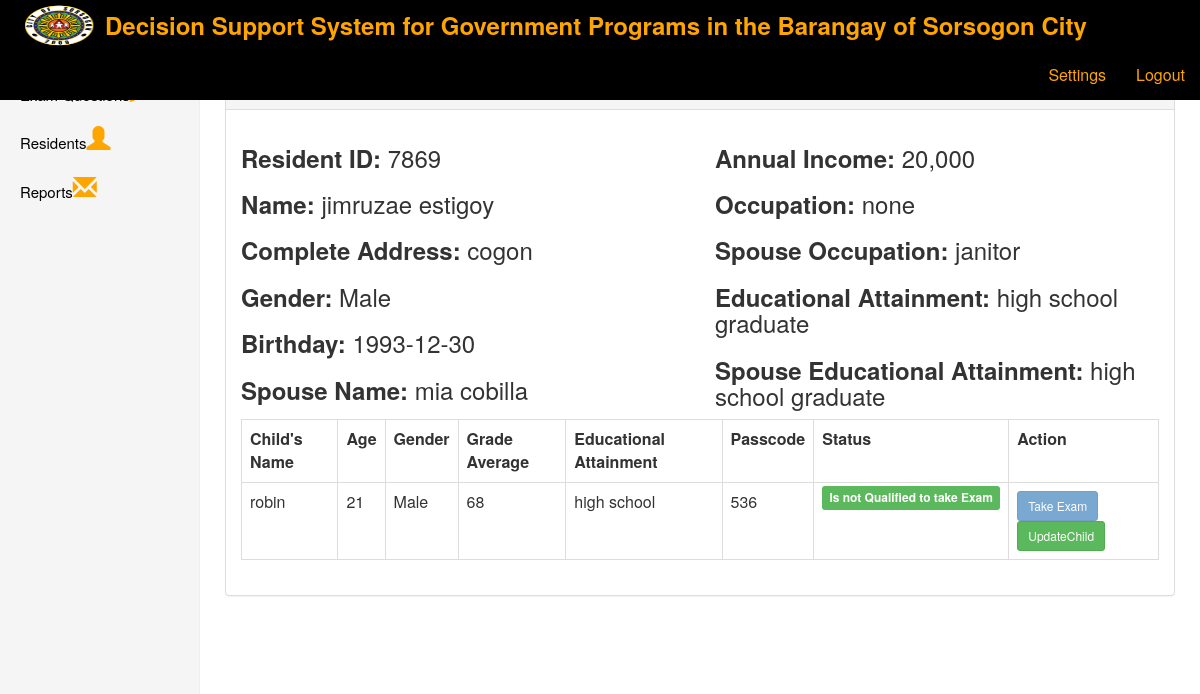
/viewResident.php?id=7869 (signed in), run on an earlier commit of the app's database.
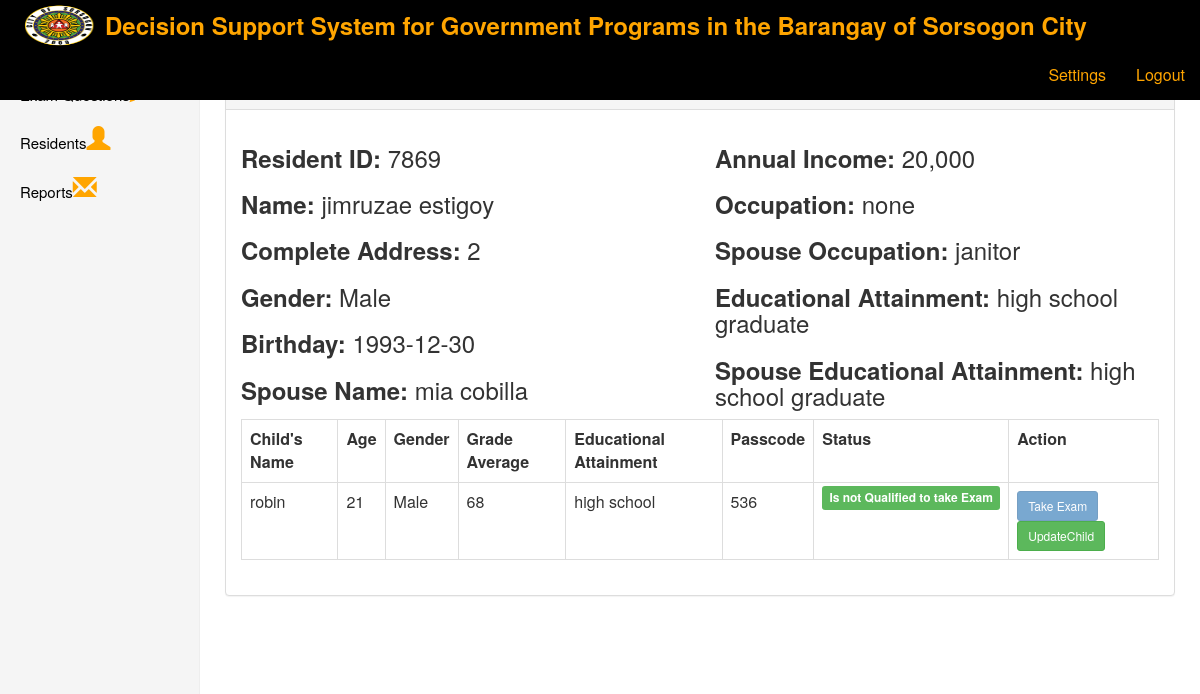
And on a later commit of the database.
### tables this page shows
CREATE TABLE IF NOT EXISTS `residents` (
`id` int(11) NOT NULL,
  `resident_id` varchar(255) NOT NULL,
  `resident_name` varchar(255) NOT NULL,
  `address` text NOT NULL,
  `gender` varchar(255) NOT NULL,
  `birthday` date NOT NULL,
  `spouse_name` varchar(250) NOT NULL,
  `annual_income` decimal(10,2) NOT NULL,
  `occupation` text NOT NULL,
  `spoccupation` text NOT NULL,
  `educational_attained` text NOT NULL,
  `speducational_attained` text NOT NULL
);

CREATE TABLE IF NOT EXISTS `family_table` (
`id` int(11) NOT NULL,
  `fam_id` int(11) NOT NULL,
  `resident_id` int(11) NOT NULL,
  `chresident_name` text NOT NULL,
  `age` int(11) NOT NULL,
  `gender` varchar(50) NOT NULL,
  `grade_ave` int(11) NOT NULL,
  `educational` text NOT NULL,
  `code` int(11) NOT NULL
);

### core/database.php (called while the page is built, shortened)
<?php
 class Database
 {
      public $connect;
      private $host = "localhost";
      private $username = 'root';
      private $password = '123456';
      private  $database = 'db_monitoring';
      public function database_connect()
      {
           $this->connect = mysqli_connect($this->host, $this->username, $this->password, $this->database);
      }
      public function execute_query($query)
      {
           return mysqli_query($this->connect, $query);
      }
 }
 ?>

### viewResident.php (the view, shortened to what this page needs)
<?php include 'includes/header.php';
if(isset($_GET['id'])){
  $query = "SELECT * FROM residents  WHERE resident_id ='".$_GET['id']."'";
  $result=$object->execute_query($query);
  while($row = mysqli_fetch_assoc($result)) {
      $residentId = $row['resident_id'];
      $residentName = $row['resident_name'];
      $address = $row['address'];
      $gender = $row['gender'];
      $birthday = $row['birthday'];
      $spouse_name = $row['spouse_name'];
      $annual_income = $row['annual_income'];
      $occupation = $row['occupation'];
      $spoccupation = $row['spoccupation'];
      $educational_attained = $row['educational_attained'];
      $speducational_attained = $row['speducational_attained'];
  }
}
?>
    <div class="container-fluid">
                <div class="row">
						<?php include 'includes/sidemenu.php';?>
              			<div class="col-sm-9 col-sm-offset-3 col-md-10 col-md-offset-2 main">
			          			<div class="row placeholders">
				          	<div class="panel panel-default">
                          <div class="panel-heading">
                            <h3 class="panel-title text-left">Residents Profile</h3>
                          </div>
                          <div class="panel-body">
                      <form class="form-horizontal"  id='residentform' method="Post" class="collapse">
                            <div class="row">
                             <div class="col-xs-6">
                                      <h3 class="text-left"><strong>Resident ID:</strong> <?php echo $residentId; ?></h3>
                                        <h3 class="text-left"><strong>Name:</strong> <?php echo $residentName;?></h3>
                                          <h3 class="text-left"><strong>Complete Address:</strong> <?php echo $address;?></h3>
                                          <h3 class="text-left"><strong>Gender:</strong> <?php echo $gender; ?></h3>
                                        <h3 class="text-left"><strong>Birthday: </strong> <?php echo $birthday;?></h3>
                                        <h3 class="text-left"><strong>Spouse Name: </strong> <?php echo $spouse_name;?></h3>
                                  </div>
                                  <div class="col-xs-6">
                                        <h3 class="text-left"><strong>Annual Income: </strong> <?php echo number_format($annual_income); ?></h3>
                                        <h3 class="text-left"><strong>Occupation: </strong><?php echo $occupation; ?></h3>
                                        <h3 class="text-left"><strong>Spouse Occupation: </strong><?php echo $spoccupation; ?></h3>
                                        <h3 class="text-left"><strong>Educational Attainment: </strong><?php echo $educational_attained; ?></h3>
                                        <h3 class="text-left"><strong>Spouse Educational Attainment: </strong><?php echo $speducational_attained; ?></h3>
                                  </div>
                              </div>
                              <table class="table table-bordered" id="children_table">
                                <tr>
                                 <th>Child's Name</th>
                                 <th>Age</th>
                                 <th>Gender</th>
                                 <th>Grade Average</th>
                                 <th>Educational Attainment</th>
                                 <th>Passcode</th>
                                 <th>Status</th>
                                 <th>Action</th>
                                </tr>
                                <?php
                                    if(isset($_GET['id'])){
                                      $query = "SELECT * FROM family_table ft WHERE fam_id ='".$_GET['id']."'";
                                      $result=$object->execute_query($query);
                                      while($row = mysqli_fetch_assoc($result)) {
                                         $query2 = "SELECT * FROM grant_table";
                                        $result2 = $object->execute_query($query2);
                                        $row1 = mysqli_fetch_assoc($result2);
                                        $gradeAve = $row1['grade_average'];
                                         $annualIncomeAve = $row1['annual_income'];
                                          if($row['grade_ave'] >= $gradeAve &&  $annual_income <=$annualIncomeAve ){
                                            $status = '<span class="label label-success">Qualified to take Exam </span>';
                                            $btn = '<a href="exam/index.php" class="btn btn-Warning btn-sm edit">Take Exam</a>';
                                          }else{
                                            $status = '<span class="label label-success">Is not Qualified to take Exam </span>';
                                            $btn = '<a href="#" class="btn btn-primary btn-sm edit"disabled>Take Exam</a>';
                                          }
                                          echo "<tr>
                                                 <td>".$row['chresident_name']."</td>
                                                 <td>".$row['age']."</td>
                                                 <td>".$row['gender']."</td>
                                                 <td>".$row['grade_ave']."</td>
                                                 <td>".$row['educational']."</td>
                                                 <td>".$row['code']."</td>
                                                 <td>".$status."</td>
                                                 <td>".$btn."<button type='button' name='edit' class='btn btn-success btn-sm updateChild' id='".$row['id']."'>UpdateChild</span></button></td>
                                          ";
                                      }
                                    }
                                 ?>
                            </table>
                          </div>
                        </div>
              	</div>
           </div>
     </div>
</div>
<?php
include 'includes/footer.php';
?>

### includes/header.php (shortened to what this page needs)
<?php
include 'core/database.php';
$object = new Database();
?>
<html>
     <head>
     <link rel="stylesheet" href="css/bootstrap.min.css" />
      <link rel="stylesheet" href="css/style.css">
      <link href="css/bootstrap-glyphicons.css" rel="stylesheet">
      <link rel="stylesheet" href="font-awesome/css/font-awesome.min.css">
     </head>
<body>
	<?php include 'includes/nav.php'; ?>

### includes/nav.php (shortened to what this page needs)
<nav class="navbar navbar-inverse navbar-fixed-top" style="background-color: black;" >
      <div class="container-fluid">
        <div class="navbar-header">
          <a class="navbar-brand" href="index.php"><img src="css/city.png" class="img pull-left" style="margin-top:-15px;" width="90px" height="50px"> <font size="5" color="orange" style="font-weight: bold;">Decision Support System for Government Programs in the Barangay of Sorsogon City</a></font>
        </div>
        <div id="navbar" class="navbar-collapse collapse">
          <ul class="nav navbar-nav navbar-right">
            <li><a href="settings.php"><font size="3" color="orange">Settings</a></li></font>
            <li><a href="logout_parse.php"><font size="3" color="orange">Logout</a></li></font>
      </div>
    </nav>

### includes/sidemenu.php
<div class="col-sm-3 col-md-2 sidebar">
      <ul class="nav nav-sidebar">
        <li><a href="exam_questions.php"<i class style="font-size: 15px; color:black;">Exam Questions<i class="glyphicon glyphicon-pencil" style="font-size: 20px; color:orange;"></a></li></i>
        <li><a href="resident.php"<i class style="font-size: 15px; color:black;">Residents<i class="glyphicon glyphicon-user" style="font-size: 24px; color:orange;"></i></a></li>
        <li><a href="reports.php"< i class style="font-size: 15px; color:black;"> Reports<i class="glyphicon glyphicon-envelope" style="font-size: 24px; color:orange;"></a></li></i>
      </ul>
</div>

### includes/footer.php (shortened to what this page needs)
     </body>
</html>

### css/style.css (style rules this page uses)
body { padding-top: 50px; }
.navbar-fixed-top { border: 0; }
.sidebar { display: none; }
@media (min-width: 768px) { .sidebar { position: fixed; top: 51px; bottom: 0; left: 0; z-index: 1000; display: block; padding: 20px; overflow-x: hidden; overflow-y: auto; background-color: #f5f5f5; border-right: 1px solid #eee; } }
.nav-sidebar { margin-right: -21px; margin-bottom: 20px; margin-left: -20px; }
.nav-sidebar > li > a { padding-right: 20px; padding-left: 20px; }
.main { padding: 20px; }
@media (min-width: 768px) { .main { padding-right: 40px; padding-left: 40px; } }
.placeholders { margin-bottom: 30px; text-align: center; }

What changed in the data, as far as the page shows it:
changed residents "jimruzae estigoy": address "cogon" → "2"
